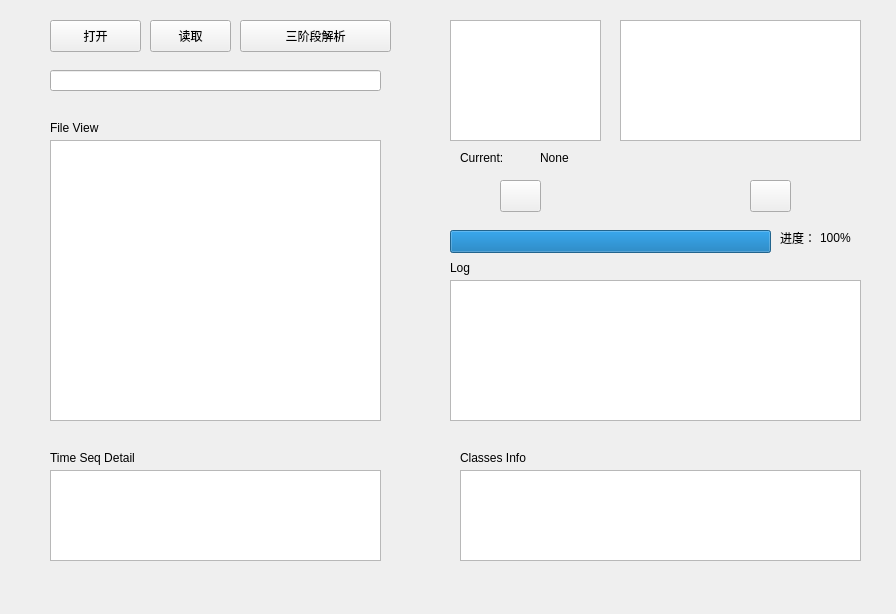
<?xml version="1.0" encoding="UTF-8"?>
<ui version="4.0">
    <class>Form</class>
    <widget class="QWidget" name="Form">
        <property name="geometry">
            <rect>
                <x>0</x>
                <y>0</y>
                <width>896</width>
                <height>614</height>
            </rect>
        </property>
        <property name="windowTitle">
            <string>Form</string>
        </property>
        <widget class="QGraphicsView" name="graphic">
            <property name="geometry">
                <rect>
                    <x>450</x>
                    <y>20</y>
                    <width>151</width>
                    <height>121</height>
                </rect>
            </property>
        </widget>
        <widget class="QTextBrowser" name="text_logs">
            <property name="geometry">
                <rect>
                    <x>450</x>
                    <y>280</y>
                    <width>411</width>
                    <height>141</height>
                </rect>
            </property>
        </widget>
        <widget class="QLabel" name="label_2">
            <property name="geometry">
                <rect>
                    <x>50</x>
                    <y>120</y>
                    <width>61</width>
                    <height>16</height>
                </rect>
            </property>
            <property name="text">
                <string>File View</string>
            </property>
        </widget>
        <widget class="QTreeView" name="treeView">
            <property name="geometry">
                <rect>
                    <x>50</x>
                    <y>140</y>
                    <width>331</width>
                    <height>281</height>
                </rect>
            </property>
        </widget>
        <widget class="QLineEdit" name="fn_chooser">
            <property name="geometry">
                <rect>
                    <x>50</x>
                    <y>70</y>
                    <width>331</width>
                    <height>21</height>
                </rect>
            </property>
        </widget>
        <widget class="QPushButton" name="p1_predict">
            <property name="geometry">
                <rect>
                    <x>240</x>
                    <y>20</y>
                    <width>151</width>
                    <height>32</height>
                </rect>
            </property>
            <property name="text">
                <string>三阶段解析</string>
            </property>
            <property name="icon">
                <iconset resource="../base/files.qrc">
                    <normaloff>:/16x16/icons/16x16/cil-input-power.png</normaloff>
                    :/16x16/icons/16x16/cil-input-power.png
                </iconset>
            </property>
        </widget>
        <widget class="QPushButton" name="previous_btn">
            <property name="geometry">
                <rect>
                    <x>500</x>
                    <y>180</y>
                    <width>41</width>
                    <height>32</height>
                </rect>
            </property>
            <property name="text">
                <string/>
            </property>
            <property name="icon">
                <iconset resource="../base/files.qrc">
                    <normaloff>:/16x16/icons/16x16/cil-arrow-left.png</normaloff>:/16x16/icons/16x16/cil-arrow-left.png
                </iconset>
            </property>
        </widget>
        <widget class="QPushButton" name="open_file">
            <property name="geometry">
                <rect>
                    <x>50</x>
                    <y>20</y>
                    <width>91</width>
                    <height>32</height>
                </rect>
            </property>
            <property name="text">
                <string>打开</string>
            </property>
            <property name="icon">
                <iconset resource="../base/files.qrc">
                    <normaloff>:/16x16/icons/16x16/cil-folder-open.png</normaloff>
                    :/16x16/icons/16x16/cil-folder-open.png
                </iconset>
            </property>
        </widget>
        <widget class="QLabel" name="label">
            <property name="geometry">
                <rect>
                    <x>450</x>
                    <y>260</y>
                    <width>51</width>
                    <height>16</height>
                </rect>
            </property>
            <property name="text">
                <string>Log</string>
            </property>
        </widget>
        <widget class="QPushButton" name="next_btn">
            <property name="geometry">
                <rect>
                    <x>750</x>
                    <y>180</y>
                    <width>41</width>
                    <height>32</height>
                </rect>
            </property>
            <property name="text">
                <string/>
            </property>
            <property name="icon">
                <iconset resource="../base/files.qrc">
                    <normaloff>:/16x16/icons/16x16/cil-arrow-right.png</normaloff>
                    :/16x16/icons/16x16/cil-arrow-right.png
                </iconset>
            </property>
        </widget>
        <widget class="QPushButton" name="open_dir">
            <property name="geometry">
                <rect>
                    <x>150</x>
                    <y>20</y>
                    <width>81</width>
                    <height>32</height>
                </rect>
            </property>
            <property name="text">
                <string>读取</string>
            </property>
            <property name="icon">
                <iconset resource="../base/files.qrc">
                    <normaloff>:/16x16/icons/16x16/cil-find-in-page.png</normaloff>
                    :/16x16/icons/16x16/cil-find-in-page.png
                </iconset>
            </property>
        </widget>
        <widget class="QTextBrowser" name="class_browser">
            <property name="geometry">
                <rect>
                    <x>620</x>
                    <y>20</y>
                    <width>241</width>
                    <height>121</height>
                </rect>
            </property>
        </widget>
        <widget class="QLabel" name="label_3">
            <property name="geometry">
                <rect>
                    <x>460</x>
                    <y>150</y>
                    <width>58</width>
                    <height>16</height>
                </rect>
            </property>
            <property name="text">
                <string>Current:</string>
            </property>
        </widget>
        <widget class="QLabel" name="current_fn_label">
            <property name="geometry">
                <rect>
                    <x>540</x>
                    <y>150</y>
                    <width>311</width>
                    <height>16</height>
                </rect>
            </property>
            <property name="text">
                <string>None</string>
            </property>
        </widget>
        <widget class="QProgressBar" name="progressBar">
            <property name="geometry">
                <rect>
                    <x>450</x>
                    <y>230</y>
                    <width>321</width>
                    <height>23</height>
                </rect>
            </property>
            <property name="value">
                <number>100</number>
            </property>
            <property name="textVisible">
                <bool>false</bool>
            </property>
        </widget>
        <widget class="QLabel" name="progress_val">
            <property name="geometry">
                <rect>
                    <x>820</x>
                    <y>230</y>
                    <width>41</width>
                    <height>16</height>
                </rect>
            </property>
            <property name="text">
                <string>100%</string>
            </property>
        </widget>
        <widget class="QLabel" name="label_6">
            <property name="geometry">
                <rect>
                    <x>780</x>
                    <y>230</y>
                    <width>41</width>
                    <height>16</height>
                </rect>
            </property>
            <property name="text">
                <string>进度：</string>
            </property>
        </widget>
        <widget class="QTextBrowser" name="text_browser_sd">
            <property name="geometry">
                <rect>
                    <x>50</x>
                    <y>470</y>
                    <width>331</width>
                    <height>91</height>
                </rect>
            </property>
        </widget>
        <widget class="QLabel" name="label_5">
            <property name="geometry">
                <rect>
                    <x>50</x>
                    <y>450</y>
                    <width>101</width>
                    <height>16</height>
                </rect>
            </property>
            <property name="text">
                <string>Time Seq Detail</string>
            </property>
        </widget>
        <widget class="QTextBrowser" name="text_browser_ci">
            <property name="geometry">
                <rect>
                    <x>460</x>
                    <y>470</y>
                    <width>401</width>
                    <height>91</height>
                </rect>
            </property>
        </widget>
        <widget class="QLabel" name="label_7">
            <property name="geometry">
                <rect>
                    <x>460</x>
                    <y>450</y>
                    <width>91</width>
                    <height>16</height>
                </rect>
            </property>
            <property name="text">
                <string>Classes Info</string>
            </property>
        </widget>
    </widget>
    <resources>
        <include location="../base/files.qrc"/>
    </resources>
    <connections/>
</ui>
